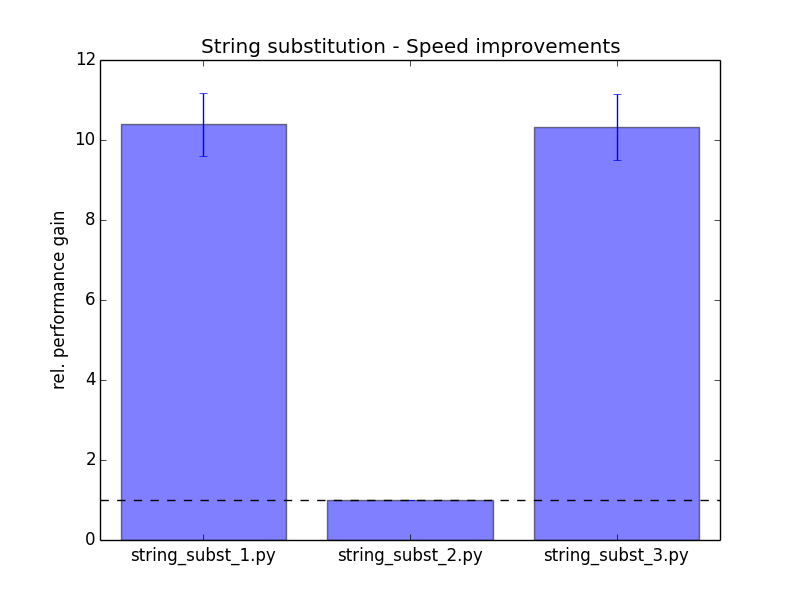

Python code for this plot:
# Plotting performance of string_subst_.py scripts
# bar chart of relative comparison with variances as error bars

import numpy as np
import matplotlib.pyplot as plt

performance = [10.3882388499416,1,10.3212281215746]
variance = [0.790435196936213,0,0.827207394592818]
scripts = ['string_subst_1.py', 'string_subst_2.py', 'string_subst_3.py']

x_pos = np.arange(len(scripts))

plt.bar(x_pos, performance, yerr=variance, align='center', alpha=0.5)
plt.xticks(x_pos, scripts)
plt.axhline(y=1, linestyle='--', color='black')
plt.ylim([0,12])

plt.ylabel('rel. performance gain')
plt.title('String substitution - Speed improvements')

#plt.show()
plt.savefig('./string_subst_bar.png')
